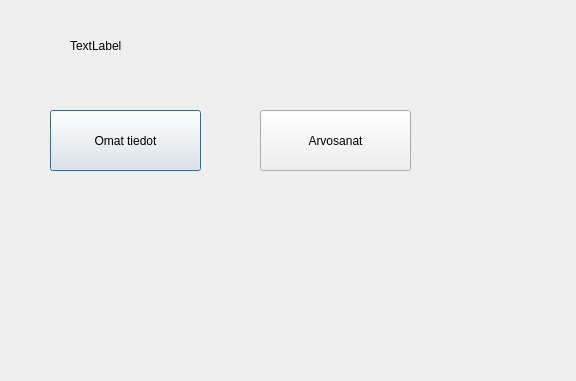
<?xml version="1.0" encoding="UTF-8"?>
<ui version="4.0">
 <class>StudentInfo</class>
 <widget class="QDialog" name="StudentInfo">
  <property name="geometry">
   <rect>
    <x>0</x>
    <y>0</y>
    <width>576</width>
    <height>381</height>
   </rect>
  </property>
  <property name="windowTitle">
   <string>Dialog</string>
  </property>
  <widget class="QLabel" name="labelUsername">
   <property name="geometry">
    <rect>
     <x>70</x>
     <y>30</y>
     <width>131</width>
     <height>31</height>
    </rect>
   </property>
   <property name="text">
    <string>TextLabel</string>
   </property>
  </widget>
  <widget class="QPushButton" name="btnMyData">
   <property name="geometry">
    <rect>
     <x>50</x>
     <y>110</y>
     <width>151</width>
     <height>61</height>
    </rect>
   </property>
   <property name="text">
    <string>Omat tiedot</string>
   </property>
  </widget>
  <widget class="QPushButton" name="btnMyGrades">
   <property name="geometry">
    <rect>
     <x>260</x>
     <y>110</y>
     <width>151</width>
     <height>61</height>
    </rect>
   </property>
   <property name="text">
    <string>Arvosanat</string>
   </property>
  </widget>
 </widget>
 <resources/>
 <connections/>
</ui>
